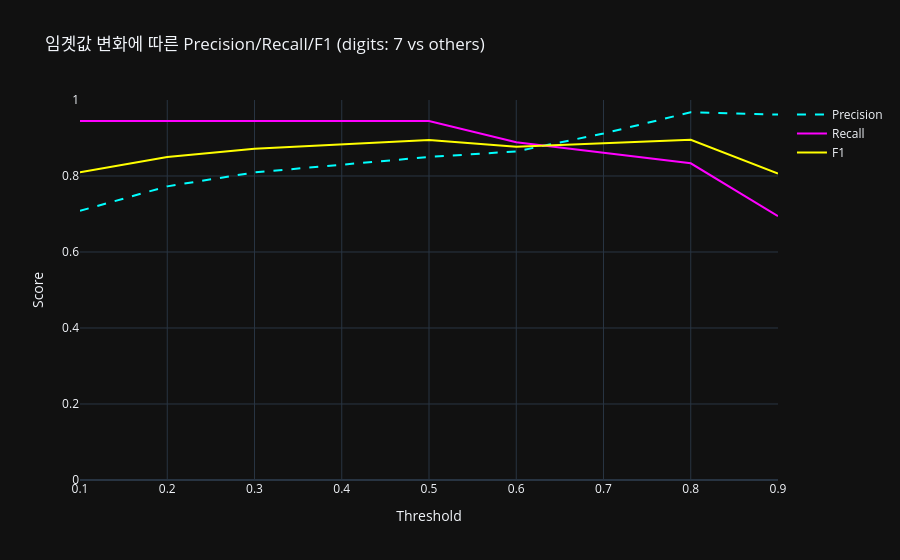

Notebook source saved alongside this figure:
### Code cell
fig = go.Figure()
fig.add_trace(go.Scatter(x=thr_table["threshold"], y=thr_table["precision"],
                         mode="lines", name="Precision",
                         line=dict(dash="dash", color="cyan")))
fig.add_trace(go.Scatter(x=thr_table["threshold"], y=thr_table["recall"],
                         mode="lines", name="Recall",
                         line=dict(color="magenta")))
fig.add_trace(go.Scatter(x=thr_table["threshold"], y=thr_table["f1"],
                         mode="lines", name="F1",
                         line=dict(color="yellow")))

fig.update_layout(title="임곗값 변화에 따른 Precision/Recall/F1 (digits: 7 vs others)",
                  xaxis_title="Threshold",
                  yaxis_title="Score",
                  yaxis=dict(range=[0,1]),
                  template="plotly_dark")
fig.show()

### Figure 1 — Plotly figure (JSON) as saved in the notebook; plotly's stock layout.template omitted (floating-point values rounded to 4 significant figures)
{"data": [{"line": {"color": "cyan", "dash": "dash"}, "mode": "lines", "name": "Precision", "type": "scatter", "x": [0.1, 0.2, 0.3, 0.4, 0.5, 0.6, 0.7, 0.8, 0.9], "y": [0.7083, 0.7727, 0.8095, 0.8293, 0.85, 0.8649, 0.9118, 0.9677, 0.9615]}, {"line": {"color": "magenta"}, "mode": "lines", "name": "Recall", "type": "scatter", "x": [0.1, 0.2, 0.3, 0.4, 0.5, 0.6, 0.7, 0.8, 0.9], "y": [0.9444, 0.9444, 0.9444, 0.9444, 0.9444, 0.8889, 0.8611, 0.8333, 0.6944]}, {"line": {"color": "yellow"}, "mode": "lines", "name": "F1", "type": "scatter", "x": [0.1, 0.2, 0.3, 0.4, 0.5, 0.6, 0.7, 0.8, 0.9], "y": [0.8095, 0.85, 0.8718, 0.8831, 0.8947, 0.8767, 0.8857, 0.8955, 0.8065]}], "layout": {"title": {"text": "임곗값 변화에 따른 Precision/Recall/F1 (digits: 7 vs others)"}, "xaxis": {"title": {"text": "Threshold"}}, "yaxis": {"range": [0, 1], "title": {"text": "Score"}}}}
